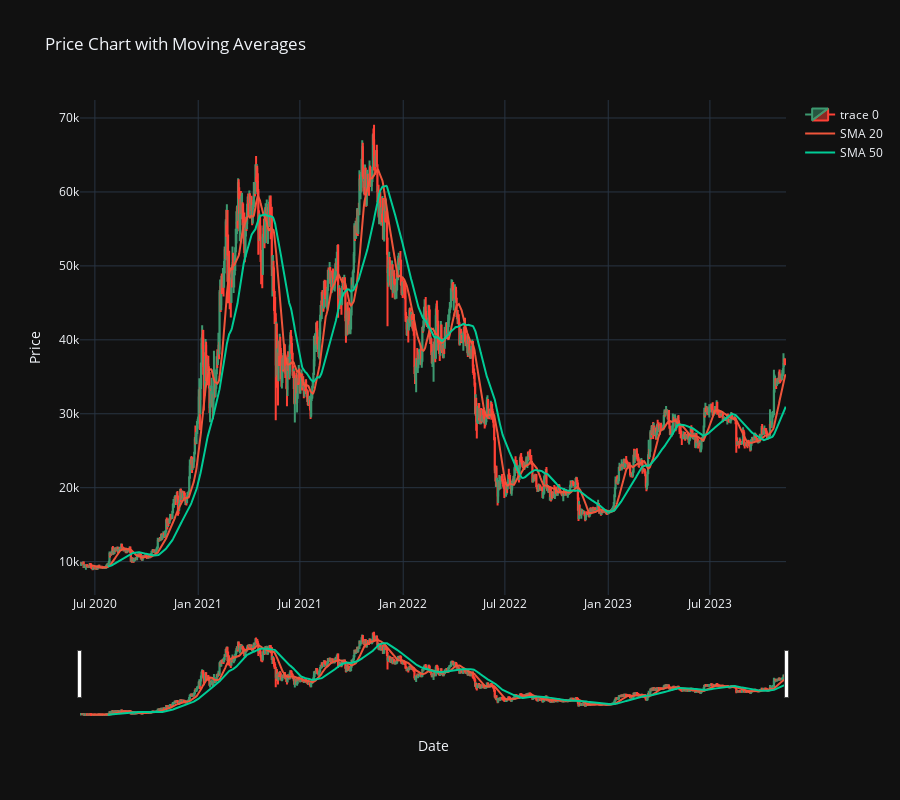

Notebook code cell kept with this figure:
### Markdown cell above
Step 4: Data Visualization

### Code cell
import plotly.graph_objects as go

# Create an interactive candlestick chart
fig = go.Figure(data=[go.Candlestick(x=data['timestamp'],
                open=data['open'],
                high=data['high'],
                low=data['low'],
                close=data['close'])])

# Add moving averages to the chart
fig.add_trace(go.Scatter(x=data['timestamp'], y=data['SMA_20'], mode='lines', name='SMA 20'))
fig.add_trace(go.Scatter(x=data['timestamp'], y=data['SMA_50'], mode='lines', name='SMA 50'))

fig.update_layout(title='Price Chart with Moving Averages', xaxis_title='Date', yaxis_title='Price', template="plotly_dark", height=800)
fig.show()

### Figure 1 — Plotly figure (JSON) as saved in the notebook; plotly's stock layout.template omitted (floating-point values rounded to 4 significant figures; data arrays with more than 128 entries replaced by an {"elided": "..."} marker saying what was removed)
{"data": [{"close": {"elided": "1257 float values"}, "high": {"elided": "1257 float values"}, "low": {"elided": "1257 float values"}, "open": {"elided": "1257 float values"}, "type": "candlestick", "x": {"elided": "1257 str values"}}, {"mode": "lines", "name": "SMA 20", "type": "scatter", "x": {"elided": "1257 str values"}, "y": {"elided": "1257 float values"}}, {"mode": "lines", "name": "SMA 50", "type": "scatter", "x": {"elided": "1257 str values"}, "y": {"elided": "1257 float values"}}], "layout": {"height": 800, "title": {"text": "Price Chart with Moving Averages"}, "xaxis": {"title": {"text": "Date"}}, "yaxis": {"title": {"text": "Price"}}}}
